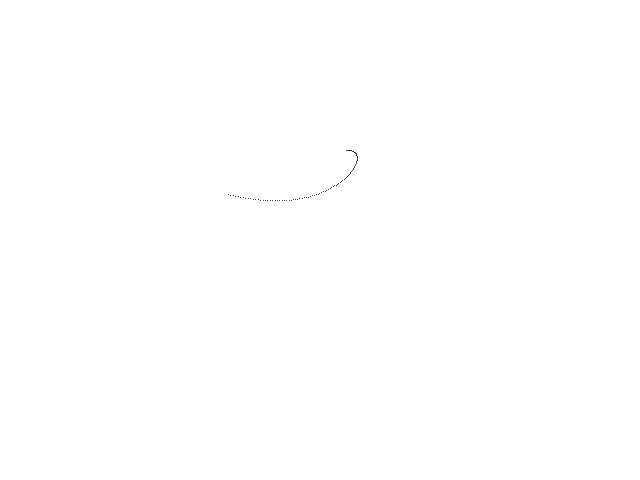
Frame 1 (no input)
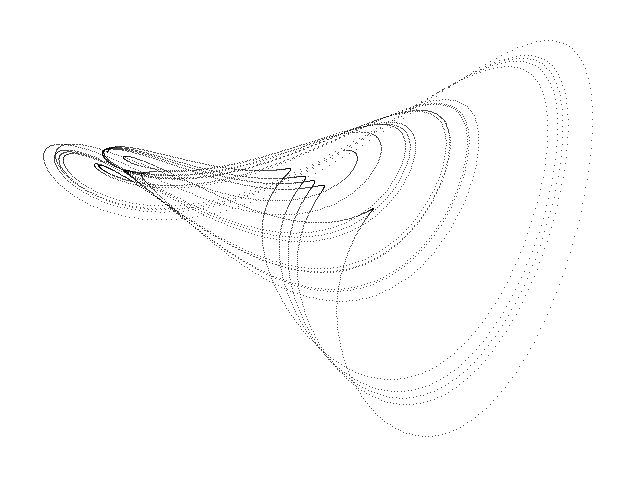
Frame 60 (the mouse pressed at the canvas centre just before this capture)
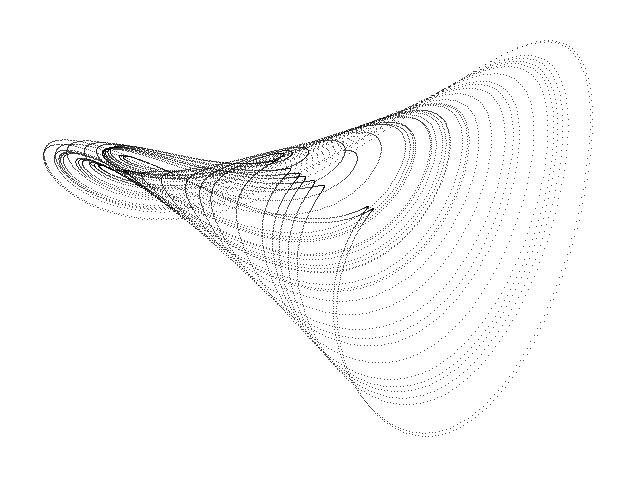
Frame 120 (the mouse held since frame 60 and released just before this capture)

The Processing sketch that drew these frames (run headless with seeded random() and noise(); from frame 60 on, the mouse is pressed at the canvas centre):

// Processing sketch: Sprott_Linz_G
// ── Sprott_Linz_G.pde
// Sprott-Linz G chaotic attractor //

  float x = 1.0;
  float y = 0.0;
  float z = 0.0;
  float dt = 0.02;
  float a = 0.4;


void setup() {
  
  size(640, 480);
  background(255);
  
}

void draw() {
  
  for (int i=0; i<100; i++) {
    
    float nx = x;
    float ny = y;
    float nz = z;
    
    x = nx + dt * (a * nx + nz);
    y = ny + dt * (-nx * nz - ny);
    z = nz + dt * (-nx + ny); 
  
    point(210 + (135 * x), 150 + (95 * y));
        
  }

}
